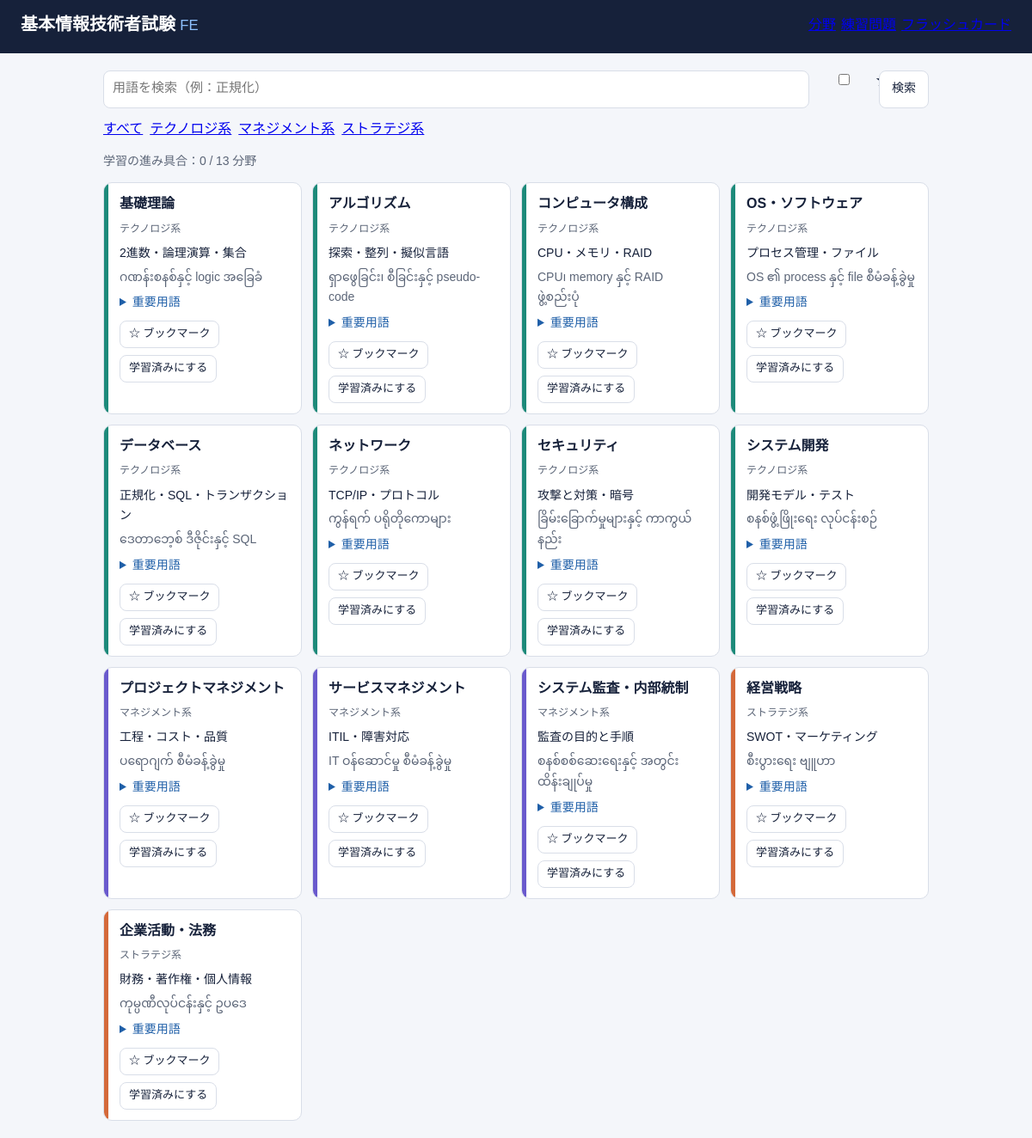
The page / on the database its author committed.
### tables this page shows
CREATE TABLE IF NOT EXISTS topics (id VARCHAR(16) PRIMARY KEY, cat CHAR(1) NOT NULL, title VARCHAR(100) NOT NULL, summary VARCHAR(200) NOT NULL, summary_my VARCHAR(300) NOT NULL, sort INT NOT NULL);

### index.php (the view, shortened to what this page needs)
<?php
require __DIR__ . '/lib.php'; need_login();
$CATS = ['t' => 'テクノロジ系', 'm' => 'マネジメント系', 's' => 'ストラテジ系'];
$c = (string)($_GET['c'] ?? ''); $s = trim((string)($_GET['s'] ?? '')); $b = isset($_GET['b']) ? 1 : 0;
$rows = q("SELECT t.*, COALESCE(p.done,0) done, COALESCE(p.mark,0) mark FROM topics t LEFT JOIN progress p ON p.topic_id=t.id
  WHERE (?='' OR t.cat=?) AND (?='' OR CONCAT(t.title,t.summary,t.summary_my) LIKE ?) AND (?=0 OR p.mark=1) ORDER BY t.sort",
  [$c, $c, $s, "%$s%", $b])->fetchAll();
$T = []; foreach (q('SELECT * FROM terms ORDER BY id')->fetchAll() as $r) $T[$r['topic_id']][] = $r;
$total = (int)q('SELECT COUNT(*) c FROM topics')->fetch()['c'];
$done = (int)q('SELECT COUNT(*) c FROM progress WHERE done=1')->fetch()['c'];
top('index.php');
?>
<form method="get" class="bar"><input name="s" value="<?= h($s) ?>" placeholder="用語を検索（例：正規化）"><input type="hidden" name="c" value="<?= h($c) ?>">
<label style="white-space:nowrap"><input type="checkbox" name="b" value="1"<?= $b ? ' checked' : '' ?>> ★のみ</label><button>検索</button></form>
<div class="chips">
<?php foreach (['' => 'すべて'] + $CATS as $k => $l) echo '<a class="chip' . ($c === (string)$k ? ' on' : '') . '" href="?' . h(http_build_query(array_filter(['c' => $k, 's' => $s, 'b' => $b ?: '']))) . '">' . $l . '</a>'; ?>
</div>
<p class="prog">学習の進み具合：<?= $done ?> / <?= $total ?> 分野</p>
<div class="grid">
<?php foreach ($rows as $t): ?>
<div class="tc <?= h($t['cat']) ?><?= $t['done'] ? ' done' : '' ?>">
  <h3><?= h($t['title']) ?></h3><span class="cat"><?= h($CATS[$t['cat']] ?? '') ?></span>
  <p><?= h($t['summary']) ?></p><p class="my"><?= h($t['summary_my']) ?></p>
  <?php if (!empty($T[$t['id']])): ?><details><summary>重要用語</summary>
  <?php foreach ($T[$t['id']] as $r) echo '<p class="kw">' . h($r['term']) . '：' . h($r['meaning_my']) . '</p>'; ?></details><?php endif; ?>
  <div class="row">
  <?php foreach (['mark' => [$t['mark'], '★ 登録済み', '☆ ブックマーク'], 'done' => [$t['done'], '学習済み ✓', '学習済みにする']] as $do => $x): ?>
    <form method="post"><?= csrf() ?><input type="hidden" name="id" value="<?= h($t['id']) ?>"><input type="hidden" name="do" value="<?= $do ?>"><button><?= $x[0] ? $x[1] : $x[2] ?></button></form>
  <?php endforeach; ?>
  </div>
</div>
<?php endforeach; if (!$rows) echo '<p class="prog">該当する分野がありません。</p>'; ?>
</div>
<?php bottom();

### lib.php (shortened to what this page needs)
<?php
$pdo = new PDO('mysql:host=' . DB_HOST . ';dbname=' . DB_NAME . ';charset=utf8mb4', DB_USER, DB_PASS, [
  PDO::ATTR_ERRMODE => PDO::ERRMODE_EXCEPTION, PDO::ATTR_DEFAULT_FETCH_MODE => PDO::FETCH_ASSOC, PDO::ATTR_EMULATE_PREPARES => false]);
function h($s) { return htmlspecialchars((string)$s, ENT_QUOTES, 'UTF-8'); }
function q($sql, $p = []) { global $pdo; $s = $pdo->prepare($sql); $s->execute($p); return $s; }
function top($active) {
  echo '<!DOCTYPE html><html lang="ja"><head><meta charset="UTF-8"><meta name="viewport" content="width=device-width, initial-scale=1, viewport-fit=cover"><title>基本情報技術者試験 学習サイト</title><link rel="stylesheet" href="style.css"></head><body><header><h1>基本情報技術者試験 <small>FE</small></h1><nav>';
  foreach (['index.php' => '分野', 'practice.php' => '練習問題', 'cards.php' => 'フラッシュカード'] as $u => $l)
    echo '<a href="' . $u . '"' . ($u === $active ? ' class="on"' : '') . '>' . $l . '</a>';
  echo '</nav></header><main>';
}
function bottom() { echo '</main></body></html>'; }

### style.css (style rules this page uses)
:root { --bg: #f4f6fa; --ink: #16213a; --sub: #5b6577; --line: #d9dee8; --card: #fff; --acc: #1f5fa8; --ok: #1b7f4b; --ng: #b3261e; --t: #1d8a7a; --m: #6a5acd; --s: #d4693a }
* { box-sizing: border-box }
body { margin: 0; background: var(--bg); color: var(--ink); font: 16px/1.7 "Noto Sans JP", "Hiragino Sans", "Noto Sans Myanmar", sans-serif }
header { display: flex; justify-content: space-between; align-items: center; gap: 12px; flex-wrap: wrap; padding: 14px 24px; background: var(--ink); color: #fff }
h1 { margin: 0; font-size: 20px }
h1 small { color: #8ec1ff; font-weight: 500 }
nav { display: flex; gap: 6px }
button { font: inherit; font-size: 14px; padding: 7px 14px; border: 1px solid var(--line); border-radius: 8px; background: var(--card); color: var(--ink); cursor: pointer }
main { max-width: 1000px; margin: 0 auto; padding: 20px }
input, textarea { width: 100%; font: inherit; font-size: 15px; padding: 8px 10px; margin-bottom: 8px; border: 1px solid var(--line); border-radius: 8px; background: #fff; color: var(--ink) }
.bar { display: flex; gap: 8px }
.bar input { margin: 0 }
.chips { display: flex; gap: 8px; flex-wrap: wrap; margin: 12px 0 }
.prog { color: var(--sub); font-size: 14px; margin: 6px 0 12px }
.grid { display: grid; grid-template-columns: repeat(auto-fill, minmax(230px, 1fr)); gap: 12px }
.tc { position: relative; background: var(--card); border: 1px solid var(--line); border-radius: 10px; padding: 12px 14px 12px 18px; overflow: hidden }
.tc::before { content: ""; position: absolute; left: 0; top: 0; bottom: 0; width: 5px; background: var(--c) }
.tc.t { --c: var(--t) }
.tc.m { --c: var(--m) }
.tc.s { --c: var(--s) }
.tc h3 { margin: 0; font-size: 16px }
.tc .cat { font-size: 12px; color: var(--sub) }
.tc p { margin: 4px 0; font-size: 14px }
.tc .my { color: var(--sub) }
.tc .row { margin-top: 8px }
.tc button { font-size: 13px; padding: 4px 10px }
.row { display: flex; gap: 8px; margin-top: 10px; flex-wrap: wrap }
button { white-space: nowrap }
.tc details { font-size: 14px; margin-top: 6px }
.tc summary { cursor: pointer; color: var(--acc) }

### rows shown on the page
topics: title "基礎理論", cat "テクノロジ系", summary "2進数・論理演算・集合", summary_my "ဂဏန်းစနစ်နှင့် logic အခြေခံ", x "☆ ブックマーク", x "学習済みにする"
topics: title "アルゴリズム", cat "テクノロジ系", summary "探索・整列・擬似言語", summary_my "ရှာဖွေခြင်း၊ စီခြင်းနှင့် pseudo-code", x "☆ ブックマーク", x "学習済みにする"
topics: title "コンピュータ構成", cat "テクノロジ系", summary "CPU・メモリ・RAID", summary_my "CPU၊ memory နှင့် RAID ဖွဲ့စည်းပုံ", x "☆ ブックマーク", x "学習済みにする"
topics: title "OS・ソフトウェア", cat "テクノロジ系", summary "プロセス管理・ファイル", summary_my "OS ၏ process နှင့် file စီမံခန့်ခွဲမှု", x "☆ ブックマーク", x "学習済みにする"
topics: title "データベース", cat "テクノロジ系", summary "正規化・SQL・トランザクション", summary_my "ဒေတာဘေ့စ် ဒီဇိုင်းနှင့် SQL", x "☆ ブックマーク", x "学習済みにする"
topics: title "ネットワーク", cat "テクノロジ系", summary "TCP/IP・プロトコル", summary_my "ကွန်ရက် ပရိုတိုကောများ", x "☆ ブックマーク", x "学習済みにする"
topics: title "セキュリティ", cat "テクノロジ系", summary "攻撃と対策・暗号", summary_my "ခြိမ်းခြောက်မှုများနှင့် ကာကွယ်နည်း", x "☆ ブックマーク", x "学習済みにする"
topics: title "システム開発", cat "テクノロジ系", summary "開発モデル・テスト", summary_my "စနစ်ဖွံ့ဖြိုးရေး လုပ်ငန်းစဉ်", x "☆ ブックマーク", x "学習済みにする"
topics: title "プロジェクトマネジメント", cat "マネジメント系", summary "工程・コスト・品質", summary_my "ပရောဂျက် စီမံခန့်ခွဲမှု", x "☆ ブックマーク", x "学習済みにする"
topics: title "サービスマネジメント", cat "マネジメント系", summary "ITIL・障害対応", summary_my "IT ဝန်ဆောင်မှု စီမံခန့်ခွဲမှု", x "☆ ブックマーク", x "学習済みにする"
topics: title "システム監査・内部統制", cat "マネジメント系", summary "監査の目的と手順", summary_my "စနစ်စစ်ဆေးရေးနှင့် အတွင်းထိန်းချုပ်မှု", x "☆ ブックマーク", x "学習済みにする"
topics: title "経営戦略", cat "ストラテジ系", summary "SWOT・マーケティング", summary_my "စီးပွားရေး ဗျူဟာ", x "☆ ブックマーク", x "学習済みにする"
topics: title "企業活動・法務", cat "ストラテジ系", summary "財務・著作権・個人情報", summary_my "ကုမ္ပဏီလုပ်ငန်းနှင့် ဥပဒေ", x "☆ ブックマーク", x "学習済みにする"

### other values the page prints
$l "すべて"
$l "テクノロジ系"
$l "マネジメント系"
$l "ストラテジ系"
$done "0"
$total "13"
